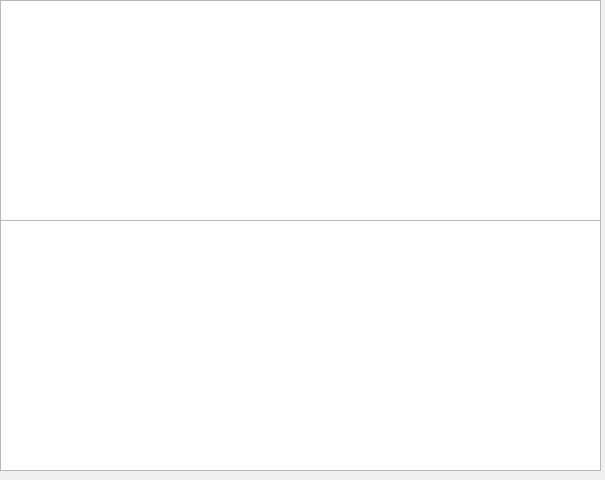
<?xml version="1.0" encoding="UTF-8"?>
<ui version="4.0">
 <class>CImportwidget</class>
 <widget class="QWidget" name="CImportwidget">
  <property name="geometry">
   <rect>
    <x>0</x>
    <y>0</y>
    <width>605</width>
    <height>480</height>
   </rect>
  </property>
  <property name="windowTitle">
   <string>Form</string>
  </property>
  <widget class="QTableWidget" name="tableWidget">
   <property name="geometry">
    <rect>
     <x>0</x>
     <y>0</y>
     <width>601</width>
     <height>221</height>
    </rect>
   </property>
  </widget>
  <widget class="QTableWidget" name="tableWidget_2">
   <property name="geometry">
    <rect>
     <x>0</x>
     <y>220</y>
     <width>601</width>
     <height>251</height>
    </rect>
   </property>
  </widget>
 </widget>
 <resources/>
 <connections/>
</ui>
